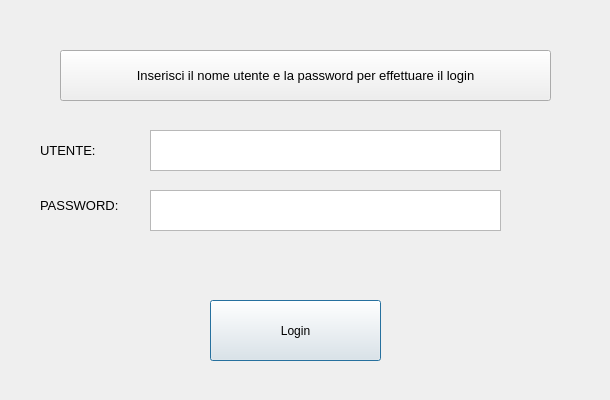
<?xml version="1.0" encoding="UTF-8"?>
<ui version="4.0">
 <class>Login</class>
 <widget class="QDialog" name="Login">
  <property name="enabled">
   <bool>true</bool>
  </property>
  <property name="geometry">
   <rect>
    <x>0</x>
    <y>0</y>
    <width>610</width>
    <height>400</height>
   </rect>
  </property>
  <property name="focusPolicy">
   <enum>Qt::NoFocus</enum>
  </property>
  <property name="contextMenuPolicy">
   <enum>Qt::DefaultContextMenu</enum>
  </property>
  <property name="windowTitle">
   <string/>
  </property>
  <property name="toolTip">
   <string>&lt;html&gt;&lt;head/&gt;&lt;body&gt;&lt;p&gt;&lt;br/&gt;&lt;/p&gt;&lt;/body&gt;&lt;/html&gt;</string>
  </property>
  <property name="autoFillBackground">
   <bool>false</bool>
  </property>
  <property name="styleSheet">
   <string notr="true"/>
  </property>
  <property name="sizeGripEnabled">
   <bool>false</bool>
  </property>
  <property name="modal">
   <bool>false</bool>
  </property>
  <widget class="QPushButton" name="pushButton">
   <property name="geometry">
    <rect>
     <x>210</x>
     <y>300</y>
     <width>171</width>
     <height>61</height>
    </rect>
   </property>
   <property name="text">
    <string>Login</string>
   </property>
  </widget>
  <widget class="QTextBrowser" name="textBrowser">
   <property name="geometry">
    <rect>
     <x>150</x>
     <y>130</y>
     <width>351</width>
     <height>41</height>
    </rect>
   </property>
   <property name="html">
    <string>&lt;!DOCTYPE HTML PUBLIC &quot;-//W3C//DTD HTML 4.0//EN&quot; &quot;http://www.w3.org/TR/REC-html40/strict.dtd&quot;&gt;
&lt;html&gt;&lt;head&gt;&lt;meta name=&quot;qrichtext&quot; content=&quot;1&quot; /&gt;&lt;style type=&quot;text/css&quot;&gt;
p, li { white-space: pre-wrap; }
&lt;/style&gt;&lt;/head&gt;&lt;body style=&quot; font-family:'MS Shell Dlg 2'; font-size:7.8pt; font-weight:400; font-style:normal;&quot;&gt;
&lt;p style=&quot;-qt-paragraph-type:empty; margin-top:0px; margin-bottom:0px; margin-left:0px; margin-right:0px; -qt-block-indent:0; text-indent:0px;&quot;&gt;&lt;br /&gt;&lt;/p&gt;&lt;/body&gt;&lt;/html&gt;</string>
   </property>
  </widget>
  <widget class="QTextBrowser" name="textBrowser_2">
   <property name="geometry">
    <rect>
     <x>150</x>
     <y>190</y>
     <width>351</width>
     <height>41</height>
    </rect>
   </property>
   <property name="html">
    <string>&lt;!DOCTYPE HTML PUBLIC &quot;-//W3C//DTD HTML 4.0//EN&quot; &quot;http://www.w3.org/TR/REC-html40/strict.dtd&quot;&gt;
&lt;html&gt;&lt;head&gt;&lt;meta name=&quot;qrichtext&quot; content=&quot;1&quot; /&gt;&lt;style type=&quot;text/css&quot;&gt;
p, li { white-space: pre-wrap; }
&lt;/style&gt;&lt;/head&gt;&lt;body style=&quot; font-family:'MS Shell Dlg 2'; font-size:7.8pt; font-weight:400; font-style:normal;&quot;&gt;
&lt;p style=&quot;-qt-paragraph-type:empty; margin-top:0px; margin-bottom:0px; margin-left:0px; margin-right:0px; -qt-block-indent:0; text-indent:0px;&quot;&gt;&lt;br /&gt;&lt;/p&gt;&lt;/body&gt;&lt;/html&gt;</string>
   </property>
  </widget>
  <widget class="QToolButton" name="toolButton">
   <property name="geometry">
    <rect>
     <x>60</x>
     <y>50</y>
     <width>491</width>
     <height>51</height>
    </rect>
   </property>
   <property name="font">
    <font>
     <pointsize>10</pointsize>
    </font>
   </property>
   <property name="text">
    <string>Inserisci il nome utente e la password per effettuare il login</string>
   </property>
  </widget>
  <widget class="QLabel" name="label">
   <property name="geometry">
    <rect>
     <x>130</x>
     <y>250</y>
     <width>401</width>
     <height>20</height>
    </rect>
   </property>
   <property name="text">
    <string/>
   </property>
  </widget>
  <widget class="QLabel" name="label_2">
   <property name="geometry">
    <rect>
     <x>40</x>
     <y>130</y>
     <width>71</width>
     <height>41</height>
    </rect>
   </property>
   <property name="font">
    <font>
     <pointsize>10</pointsize>
    </font>
   </property>
   <property name="text">
    <string>UTENTE:</string>
   </property>
  </widget>
  <widget class="QLabel" name="label_3">
   <property name="geometry">
    <rect>
     <x>40</x>
     <y>190</y>
     <width>101</width>
     <height>31</height>
    </rect>
   </property>
   <property name="font">
    <font>
     <pointsize>10</pointsize>
    </font>
   </property>
   <property name="text">
    <string>PASSWORD:</string>
   </property>
  </widget>
 </widget>
 <resources/>
 <connections/>
</ui>
